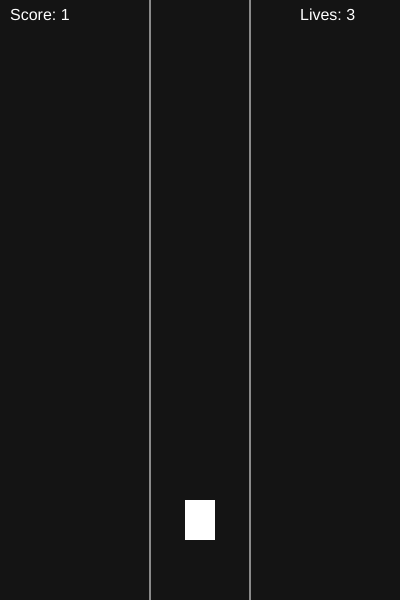
Frame 1 (no input)
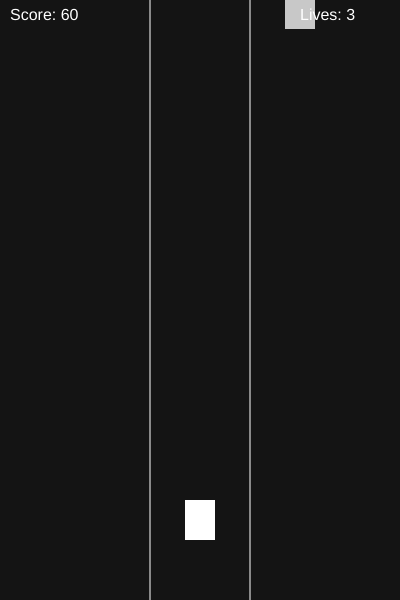
Frame 60 (no input)
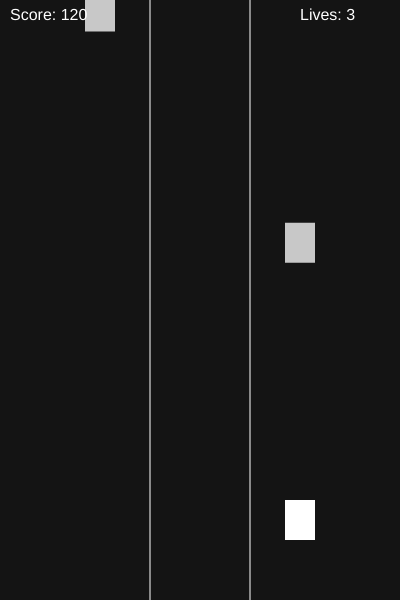
Frame 120 (the mouse pressed at the canvas centre since frame 60)

The p5.js sketch that drew these frames (run headless with seeded random() and noise() and a simulated clock; from frame 60 on, the mouse is pressed at the canvas centre):

// p5.js sketch
// ── sketch.js
let lanes = [100, 200, 300];
let currentLane = 1;

let playerY = 500;

let obstacles = [];

let speed = 3;
let score = 0;
let lives = 3;
let gameOver = false;

function setup() {
  createCanvas(400, 600);
}

function draw() {
  background(20);

  if (!gameOver) {

    // smooth speed increase
    speed = min(3 + score * 0.01, 10);

    // score increase
    score++;

    // road lanes
    stroke(255);
    line(150, 0, 150, height);
    line(250, 0, 250, height);
    noStroke();

    // player car
    fill(255);
    rect(lanes[currentLane] - 15, playerY, 30, 40);

    // obstacle spawn (faster over time)
    let spawnRate = max(20, 60 - score * 0.2);
    if (frameCount % floor(spawnRate) === 0) {
      let lane = floor(random(0, 3));
      obstacles.push({
        x: lanes[lane],
        y: -50
      });
    }

    // move obstacles
    for (let i = obstacles.length - 1; i >= 0; i--) {
      let o = obstacles[i];
      o.y += speed;

      // draw obstacle
      fill(200);
      rect(o.x - 15, o.y, 30, 40);

      // collision
      if (
        abs(o.x - lanes[currentLane]) < 10 &&
        abs(o.y - playerY) < 30
      ) {
        lives--;
        obstacles.splice(i, 1);

        if (lives <= 0) {
          gameOver = true;
        }
      }

      // remove off screen
      if (o.y > height) {
        obstacles.splice(i, 1);
      }
    }

    // UI
    fill(255);
    textSize(16);
    text("Score: " + score, 10, 20);
    text("Lives: " + lives, 300, 20);
  }

  else {
    fill(255);
    textAlign(CENTER);
    textSize(24);
    text("Game Over", width / 2, height / 2);
    textSize(14);
    text("Click to Restart", width / 2, height / 2 + 30);
  }
}

function mousePressed() {
  if (gameOver) {
    resetGame();
    return;
  }

  currentLane++;
  if (currentLane > 2) currentLane = 0;
}

function resetGame() {
  currentLane = 1;
  obstacles = [];
  speed = 3;
  score = 0;
  lives = 3;
  gameOver = false;
}
